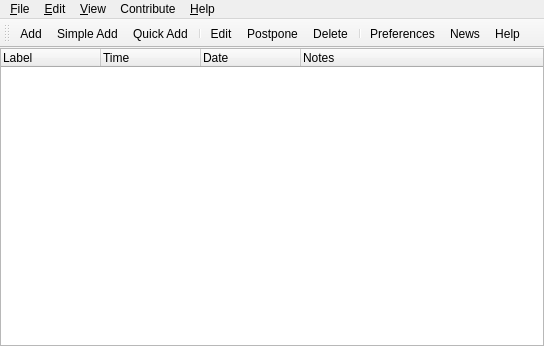
<?xml version="1.0" encoding="UTF-8"?>
<ui version="4.0">
 <class>manage</class>
 <widget class="QMainWindow" name="manage">
  <property name="geometry">
   <rect>
    <x>0</x>
    <y>0</y>
    <width>544</width>
    <height>346</height>
   </rect>
  </property>
  <property name="windowTitle">
   <string>Manage Reminders</string>
  </property>
  <property name="windowIcon">
   <iconset theme="remindor-qt">
    <normalon>:/icons/remindor-qt.svg</normalon>
   </iconset>
  </property>
  <property name="toolButtonStyle">
   <enum>Qt::ToolButtonTextUnderIcon</enum>
  </property>
  <widget class="QWidget" name="centralwidget">
   <property name="enabled">
    <bool>true</bool>
   </property>
   <layout class="QVBoxLayout" name="verticalLayout">
    <property name="margin">
     <number>0</number>
    </property>
    <item>
     <widget class="QTreeWidget" name="reminder_tree">
      <property name="contextMenuPolicy">
       <enum>Qt::ActionsContextMenu</enum>
      </property>
      <property name="indentation">
       <number>20</number>
      </property>
      <property name="columnCount">
       <number>4</number>
      </property>
      <column>
       <property name="text">
        <string>Label</string>
       </property>
      </column>
      <column>
       <property name="text">
        <string>Time</string>
       </property>
      </column>
      <column>
       <property name="text">
        <string>Date</string>
       </property>
      </column>
      <column>
       <property name="text">
        <string>Notes</string>
       </property>
      </column>
     </widget>
    </item>
   </layout>
  </widget>
  <widget class="QMenuBar" name="menubar">
   <property name="geometry">
    <rect>
     <x>0</x>
     <y>0</y>
     <width>544</width>
     <height>25</height>
    </rect>
   </property>
   <widget class="QMenu" name="menu_file">
    <property name="title">
     <string>&amp;File</string>
    </property>
    <addaction name="action_add"/>
    <addaction name="action_simple_add"/>
    <addaction name="action_quick_add"/>
    <addaction name="separator"/>
    <addaction name="action_close"/>
    <addaction name="action_quit"/>
   </widget>
   <widget class="QMenu" name="menu_edit">
    <property name="title">
     <string>&amp;Edit</string>
    </property>
    <addaction name="action_edit"/>
    <addaction name="action_postpone"/>
    <addaction name="action_delete"/>
    <addaction name="separator"/>
    <addaction name="action_preferences"/>
   </widget>
   <widget class="QMenu" name="menu_help">
    <property name="title">
     <string>&amp;Help</string>
    </property>
    <addaction name="action_help"/>
    <addaction name="action_ask"/>
    <addaction name="action_website"/>
    <addaction name="separator"/>
    <addaction name="action_about"/>
   </widget>
   <widget class="QMenu" name="menu_view">
    <property name="title">
     <string>&amp;View</string>
    </property>
    <addaction name="action_refresh"/>
    <addaction name="action_clear_icon"/>
    <addaction name="action_stop"/>
   </widget>
   <widget class="QMenu" name="menu_contribute">
    <property name="title">
     <string>Contribute</string>
    </property>
    <addaction name="action_bugs"/>
    <addaction name="action_request"/>
    <addaction name="action_translate"/>
    <addaction name="action_donate"/>
   </widget>
   <addaction name="menu_file"/>
   <addaction name="menu_edit"/>
   <addaction name="menu_view"/>
   <addaction name="menu_contribute"/>
   <addaction name="menu_help"/>
  </widget>
  <widget class="QToolBar" name="toolbar">
   <property name="windowTitle">
    <string>toolBar</string>
   </property>
   <attribute name="toolBarArea">
    <enum>TopToolBarArea</enum>
   </attribute>
   <attribute name="toolBarBreak">
    <bool>false</bool>
   </attribute>
   <addaction name="action_add"/>
   <addaction name="action_simple_add"/>
   <addaction name="action_quick_add"/>
   <addaction name="separator"/>
   <addaction name="action_edit"/>
   <addaction name="action_postpone"/>
   <addaction name="action_delete"/>
   <addaction name="separator"/>
   <addaction name="action_preferences"/>
   <addaction name="action_news"/>
   <addaction name="action_help"/>
  </widget>
  <action name="action_add">
   <property name="icon">
    <iconset theme="add">
     <normalon>:/icons/add.png</normalon>
    </iconset>
   </property>
   <property name="text">
    <string>Add</string>
   </property>
   <property name="toolTip">
    <string>Add Reminder</string>
   </property>
   <property name="shortcut">
    <string>Ctrl+A</string>
   </property>
  </action>
  <action name="action_quick_add">
   <property name="icon">
    <iconset theme="media-skip-forward">
     <normalon>:/icons/quick.png</normalon>
    </iconset>
   </property>
   <property name="text">
    <string>Quick Add</string>
   </property>
   <property name="toolTip">
    <string>Add Quick Reminder</string>
   </property>
   <property name="shortcut">
    <string>Ctrl+Q</string>
   </property>
  </action>
  <action name="action_edit">
   <property name="icon">
    <iconset theme="gtk-edit">
     <normalon>:/icons/edit.png</normalon>
    </iconset>
   </property>
   <property name="text">
    <string>Edit</string>
   </property>
   <property name="toolTip">
    <string>Edit Selected Reminder</string>
   </property>
   <property name="shortcut">
    <string>Ctrl+E</string>
   </property>
  </action>
  <action name="action_postpone">
   <property name="icon">
    <iconset theme="go-jump">
     <normalon>:/icons/postpone.png</normalon>
    </iconset>
   </property>
   <property name="text">
    <string>Postpone</string>
   </property>
   <property name="toolTip">
    <string>Postpone Selected Reminder</string>
   </property>
   <property name="shortcut">
    <string>Ctrl+P</string>
   </property>
  </action>
  <action name="action_delete">
   <property name="icon">
    <iconset theme="edit-delete">
     <normalon>:/icons/delete.png</normalon>
    </iconset>
   </property>
   <property name="text">
    <string>Delete</string>
   </property>
   <property name="toolTip">
    <string>Delete Selected Reminder</string>
   </property>
   <property name="shortcut">
    <string>Del</string>
   </property>
  </action>
  <action name="action_preferences">
   <property name="icon">
    <iconset theme="gtk-preferences">
     <normalon>:/icons/prefs.png</normalon>
    </iconset>
   </property>
   <property name="text">
    <string>Preferences</string>
   </property>
   <property name="toolTip">
    <string>Edit Preferences</string>
   </property>
  </action>
  <action name="action_news">
   <property name="icon">
    <iconset theme="applications-internet">
     <normalon>:/icons/web.png</normalon>
    </iconset>
   </property>
   <property name="text">
    <string>News</string>
   </property>
   <property name="toolTip">
    <string>News</string>
   </property>
  </action>
  <action name="action_help">
   <property name="icon">
    <iconset theme="help">
     <normalon>:/icons/help.png</normalon>
    </iconset>
   </property>
   <property name="text">
    <string>Help</string>
   </property>
   <property name="toolTip">
    <string>Help</string>
   </property>
   <property name="shortcut">
    <string>F1</string>
   </property>
  </action>
  <action name="action_close">
   <property name="icon">
    <iconset theme="stock_close">
     <normalon>:/icons/delete.png</normalon>
    </iconset>
   </property>
   <property name="text">
    <string>Close</string>
   </property>
   <property name="toolTip">
    <string>Close Window</string>
   </property>
   <property name="shortcut">
    <string>Ctrl+W</string>
   </property>
  </action>
  <action name="action_quit">
   <property name="icon">
    <iconset theme="exit">
     <normalon>:/icons/quit.png</normalon>
    </iconset>
   </property>
   <property name="text">
    <string>Quit</string>
   </property>
   <property name="toolTip">
    <string>Quit Application</string>
   </property>
  </action>
  <action name="action_refresh">
   <property name="icon">
    <iconset theme="gtk-refresh">
     <normalon>:/icons/refresh.png</normalon>
    </iconset>
   </property>
   <property name="text">
    <string>Refresh</string>
   </property>
   <property name="toolTip">
    <string>Refresh Reminder List</string>
   </property>
   <property name="shortcut">
    <string>Ctrl+R</string>
   </property>
  </action>
  <action name="action_clear_icon">
   <property name="icon">
    <iconset theme="edit-clear" resource="../../resources.qrc">
     <normaloff>:/icons/delete.png</normaloff>:/icons/delete.png</iconset>
   </property>
   <property name="text">
    <string>Clear Icon</string>
   </property>
   <property name="toolTip">
    <string>Clear Status Icon's State</string>
   </property>
  </action>
  <action name="action_bugs">
   <property name="icon">
    <iconset theme="software-update-available">
     <normalon>:/icons/bug.png</normalon>
    </iconset>
   </property>
   <property name="text">
    <string>Submit Bugs</string>
   </property>
   <property name="toolTip">
    <string>Submit a Bug</string>
   </property>
  </action>
  <action name="action_request">
   <property name="icon">
    <iconset theme="help-contents">
     <normalon>:/icons/help.png</normalon>
    </iconset>
   </property>
   <property name="text">
    <string>Request a Feature</string>
   </property>
   <property name="toolTip">
    <string>Request a Feature</string>
   </property>
  </action>
  <action name="action_translate">
   <property name="icon">
    <iconset theme="format-text-bold">
     <normalon>:/icons/translate.png</normalon>
    </iconset>
   </property>
   <property name="text">
    <string>Help Translate</string>
   </property>
   <property name="toolTip">
    <string>Help Translate this Application</string>
   </property>
  </action>
  <action name="action_donate">
   <property name="icon">
    <iconset theme="dialog-ok">
     <normalon>:/icons/donate.png</normalon>
    </iconset>
   </property>
   <property name="text">
    <string>Donate</string>
   </property>
   <property name="toolTip">
    <string>Donate to Remindor-Qt</string>
   </property>
  </action>
  <action name="action_ask">
   <property name="icon">
    <iconset theme="help-faq">
     <normalon>:/icons/help.png</normalon>
    </iconset>
   </property>
   <property name="text">
    <string>Ask a Question</string>
   </property>
   <property name="toolTip">
    <string>Ask a Question</string>
   </property>
  </action>
  <action name="action_website">
   <property name="icon">
    <iconset theme="applications-internet">
     <normalon>:/icons/web.png</normalon>
    </iconset>
   </property>
   <property name="text">
    <string>Website</string>
   </property>
   <property name="toolTip">
    <string>Go to the Website</string>
   </property>
  </action>
  <action name="action_about">
   <property name="icon">
    <iconset theme="help-about">
     <normalon>:/icons/about.png</normalon>
    </iconset>
   </property>
   <property name="text">
    <string>About</string>
   </property>
   <property name="toolTip">
    <string>About Remindor-Qt</string>
   </property>
  </action>
  <action name="action_stop">
   <property name="icon">
    <iconset theme="media-playback-stop" resource="../../resources.qrc">
     <normaloff>:/icons/quit.png</normaloff>:/icons/quit.png</iconset>
   </property>
   <property name="text">
    <string>Stop Sound</string>
   </property>
   <property name="toolTip">
    <string>Stop Playing Sound</string>
   </property>
  </action>
  <action name="action_simple_add">
   <property name="icon">
    <iconset theme="media-playback-start" resource="../../resources.qrc">
     <normaloff>:/icons/wand.png</normaloff>:/icons/wand.png</iconset>
   </property>
   <property name="text">
    <string>Simple Add</string>
   </property>
  </action>
 </widget>
 <resources>
  <include location="../../resources.qrc"/>
 </resources>
 <connections>
  <connection>
   <sender>reminder_tree</sender>
   <signal>doubleClicked(QModelIndex)</signal>
   <receiver>action_edit</receiver>
   <slot>trigger()</slot>
   <hints>
    <hint type="sourcelabel">
     <x>257</x>
     <y>213</y>
    </hint>
    <hint type="destinationlabel">
     <x>-1</x>
     <y>-1</y>
    </hint>
   </hints>
  </connection>
 </connections>
</ui>
